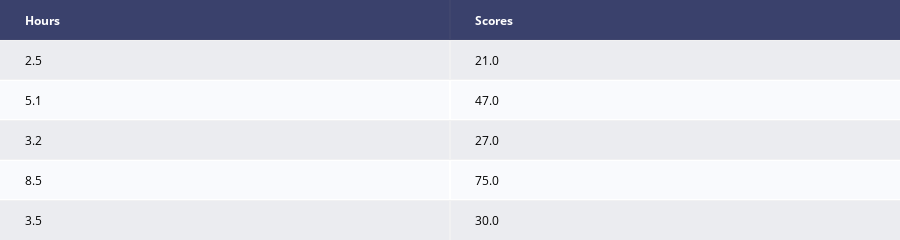

Notebook code for this chart:
### Code cell
table = create_table(df.head())
py.iplot(table)

### Figure 1 — Plotly figure (JSON) as saved in the notebook; plotly's stock layout.template omitted (floating-point values rounded to 4 significant figures)
{"data": [{"colorscale": [[0, "#00083e"], [0.5, "#ededee"], [1, "#ffffff"]], "hoverinfo": "none", "opacity": 0.75, "showscale": false, "type": "heatmap", "z": [[0, 0], [0.5, 0.5], [1, 1], [0.5, 0.5], [1, 1], [0.5, 0.5]]}], "layout": {"annotations": [{"align": "left", "font": {"color": "#ffffff"}, "showarrow": false, "text": "<b>Hours</b>", "x": -0.45, "xanchor": "left", "xref": "x", "y": 0, "yref": "y"}, {"align": "left", "font": {"color": "#ffffff"}, "showarrow": false, "text": "<b>Scores</b>", "x": 0.55, "xanchor": "left", "xref": "x", "y": 0, "yref": "y"}, {"align": "left", "font": {"color": "#000000"}, "showarrow": false, "text": "2.5", "x": -0.45, "xanchor": "left", "xref": "x", "y": 1, "yref": "y"}, {"align": "left", "font": {"color": "#000000"}, "showarrow": false, "text": "21.0", "x": 0.55, "xanchor": "left", "xref": "x", "y": 1, "yref": "y"}, {"align": "left", "font": {"color": "#000000"}, "showarrow": false, "text": "5.1", "x": -0.45, "xanchor": "left", "xref": "x", "y": 2, "yref": "y"}, {"align": "left", "font": {"color": "#000000"}, "showarrow": false, "text": "47.0", "x": 0.55, "xanchor": "left", "xref": "x", "y": 2, "yref": "y"}, {"align": "left", "font": {"color": "#000000"}, "showarrow": false, "text": "3.2", "x": -0.45, "xanchor": "left", "xref": "x", "y": 3, "yref": "y"}, {"align": "left", "font": {"color": "#000000"}, "showarrow": false, "text": "27.0", "x": 0.55, "xanchor": "left", "xref": "x", "y": 3, "yref": "y"}, {"align": "left", "font": {"color": "#000000"}, "showarrow": false, "text": "8.5", "x": -0.45, "xanchor": "left", "xref": "x", "y": 4, "yref": "y"}, {"align": "left", "font": {"color": "#000000"}, "showarrow": false, "text": "75.0", "x": 0.55, "xanchor": "left", "xref": "x", "y": 4, "yref": "y"}, {"align": "left", "font": {"color": "#000000"}, "showarrow": false, "text": "3.5", "x": -0.45, "xanchor": "left", "xref": "x", "y": 5, "yref": "y"}, {"align": "left", "font": {"color": "#000000"}, "showarrow": false, "text": "30.0", "x": 0.55, "xanchor": "left", "xref": "x", "y": 5, "yref": "y"}], "height": 230, "margin": {"b": 0, "l": 0, "r": 0, "t": 0}, "xaxis": {"dtick": 1, "gridwidth": 2, "showticklabels": false, "tick0": -0.5, "ticks": "", "zeroline": false}, "yaxis": {"autorange": "reversed", "dtick": 1, "gridwidth": 2, "showticklabels": false, "tick0": 0.5, "ticks": "", "zeroline": false}}}
